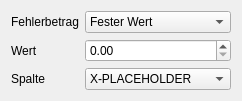
            <widget class="QWidget" name="errorPageX">
             <property name="geometry">
              <rect>
               <x>0</x>
               <y>0</y>
               <width>212</width>
               <height>87</height>
              </rect>
             </property>
             <attribute name="label">
              <string>Fehler x-Achse</string>
             </attribute>
             <layout class="QFormLayout" name="formLayout_2">
              <item row="0" column="0">
               <widget class="QLabel" name="label_80">
                <property name="text">
                 <string>Fehlerbetrag</string>
                </property>
               </widget>
              </item>
              <item row="0" column="1">
               <widget class="QComboBox" name="errorType2">
                <item>
                 <property name="text">
                  <string>Fester Wert</string>
                 </property>
                </item>
                <item>
                 <property name="text">
                  <string>Prozentsatz</string>
                 </property>
                </item>
                <item>
                 <property name="text">
                  <string>Standardabweichung</string>
                 </property>
                </item>
                <item>
                 <property name="text">
                  <string>Standardfehler</string>
                 </property>
                </item>
                <item>
                 <property name="text">
                  <string>Benutzerdefiniert</string>
                 </property>
                </item>
               </widget>
              </item>
              <item row="1" column="0">
               <widget class="QLabel" name="errorTypeLabel2">
                <property name="text">
                 <string>Wert</string>
                </property>
               </widget>
              </item>
              <item row="1" column="1">
               <widget class="QDoubleSpinBox" name="errorValue2">
                <property name="decimals">
                 <number>2</number>
                </property>
                <property name="minimum">
                 <double>0.000000000000000</double>
                </property>
                <property name="maximum">
                 <double>100.000000000000000</double>
                </property>
                <property name="singleStep">
                 <double>0.100000000000000</double>
                </property>
                <property name="value">
                 <double>0.000000000000000</double>
                </property>
               </widget>
              </item>
              <item row="2" column="0">
               <widget class="QLabel" name="customErrorLabel2">
                <property name="text">
                 <string>Spalte</string>
                </property>
               </widget>
              </item>
              <item row="2" column="1">
               <widget class="QComboBox" name="errorIndicatorColumn2">
                <item>
                 <property name="text">
                  <string>X-PLACEHOLDER</string>
                 </property>
                </item>
               </widget>
              </item>
             </layout>
            </widget>
